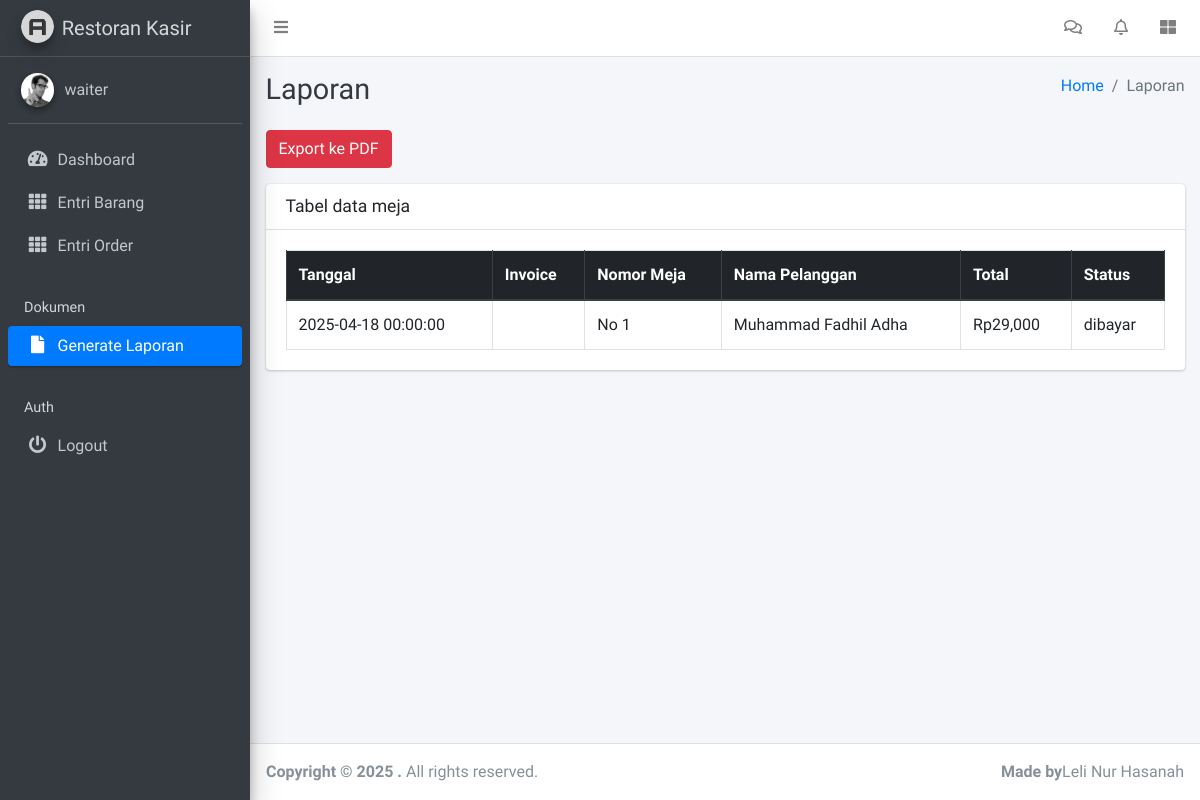
/dashboard/index.php?page=laporan (signed in), run on an earlier commit of the app's database.
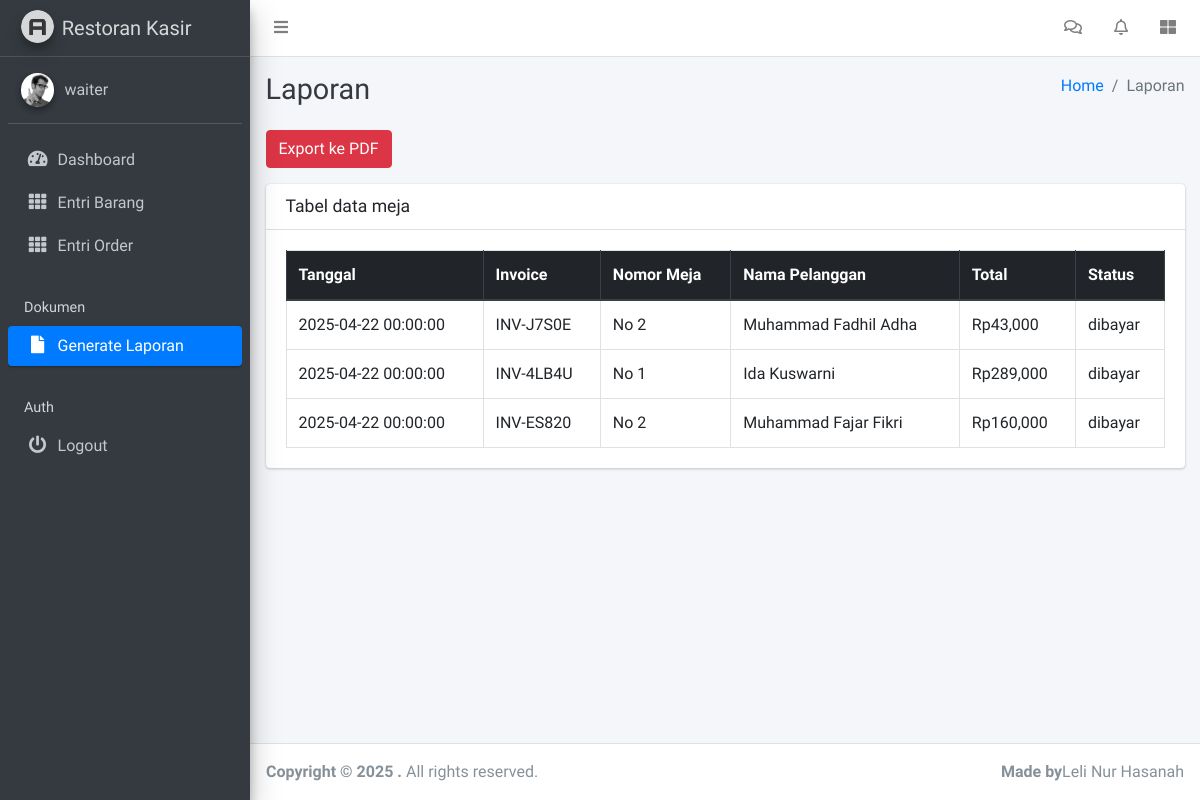
And on a later commit of the database.
### tables this page shows
CREATE TABLE `pesanan` (
  `idpesanan` int NOT NULL,
  `idpelanggan` int DEFAULT NULL,
  `idmeja` int DEFAULT NULL,
  `iduser` int DEFAULT NULL,
  `tanggal` datetime DEFAULT CURRENT_TIMESTAMP,
  `invoice` varchar(255) DEFAULT NULL,
  `total` int DEFAULT NULL,
  `status` enum('diproses','selesai','dibayar') DEFAULT 'diproses'
);

CREATE TABLE `meja` (
  `idmeja` int NOT NULL,
  `nomor_meja` varchar(10) NOT NULL,
  `status` enum('tersedia','terisi') DEFAULT 'tersedia'
);

CREATE TABLE `pelanggan` (
  `idpelanggan` int NOT NULL,
  `Namapelanggan` varchar(100) NOT NULL,
  `Jeniskelamin` tinyint(1) DEFAULT NULL,
  `Nohp` varchar(15) DEFAULT NULL,
  `Alamat` text
);

### dashboard/laporan/laporan.php (the view, shortened to what this page needs)
<div class="content-wrapper">
    <div class="content-header">
      <div class="container-fluid">
        <div class="row mb-2">
          <div class="col-sm-6">
            <h1 class="m-0 text-dark">Laporan</h1>
          </div>
          <div class="col-sm-6">
            <ol class="breadcrumb float-sm-right">
              <li class="breadcrumb-item"><a href="#">Home</a></li>
              <li class="breadcrumb-item active">Laporan</li>
            </ol>
          </div>
        </div>
      </div>
    </div>
    <section class="content">
      <div class="container-fluid">
      <a href="laporan/exportpdf.php" class="btn btn-danger mb-3" target="_blank">Export ke PDF</a>
        <div class="card">
              <div class="card-header">
                <h3 class="card-title">Tabel data meja</h3>
              </div>
              <div class="card-body">
                            <table class="table table-bordered">
                <thead class="thead-dark">
                    <tr>
                    <th>Tanggal</th>
                    <th>Invoice</th>
                    <th>Nomor Meja</th>
                    <th>Nama Pelanggan</th>
                    <th>Total</th>
                    <th>Status</th>
                    </tr>
                </thead>
                <tbody>
                    <?php
                    $query = mysqli_query($conn, "
                      SELECT
                        pesanan.tanggal,
                        pelanggan.Namapelanggan,
                        meja.nomor_meja,
                        pesanan.invoice,
                        pesanan.total,
                        pesanan.status
                      FROM pesanan
                      JOIN pelanggan ON pesanan.idpelanggan = pelanggan.idpelanggan
                      JOIN meja ON pesanan.idmeja = meja.idmeja
                      ORDER BY tanggal DESC
                    ");
                    while($row = mysqli_fetch_assoc($query)): ?>
                    <tr>
                        <td><?= $row['tanggal'] ?></td>
                        <td><?= $row['invoice'] ?></td>
                        <td><?= $row['nomor_meja'] ?></td>
                        <td><?= $row['Namapelanggan'] ?></td>
                        <td>Rp<?= number_format($row['total']) ?></td>
                        <td><?= $row['status'] ?></td>
                    </tr>
                    <?php endwhile; ?>
                </tbody>
                </table>
              </div>
            </div>
      </div>
    </section>
  </div>

What changed in the data, as far as the page shows it:
removed pesanan: tanggal "2025-04-18 00:00:00", idmeja.nomor_meja "No 1", idpelanggan.Namapelanggan "Muhammad Fadhil Adha", total "29,000", status "dibayar"
added pesanan: tanggal "2025-04-22 00:00:00", invoice "INV-J7S0E", idmeja.nomor_meja "No 2", idpelanggan.Namapelanggan "Muhammad Fadhil Adha", total "43,000", status "dibayar"
added pesanan: tanggal "2025-04-22 00:00:00", invoice "INV-4LB4U", idmeja.nomor_meja "No 1", idpelanggan.Namapelanggan "Ida Kuswarni", total "289,000", status "dibayar"
added pesanan: tanggal "2025-04-22 00:00:00", invoice "INV-ES820", idmeja.nomor_meja "No 2", idpelanggan.Namapelanggan "Muhammad Fajar Fikri", total "160,000", status "dibayar"
